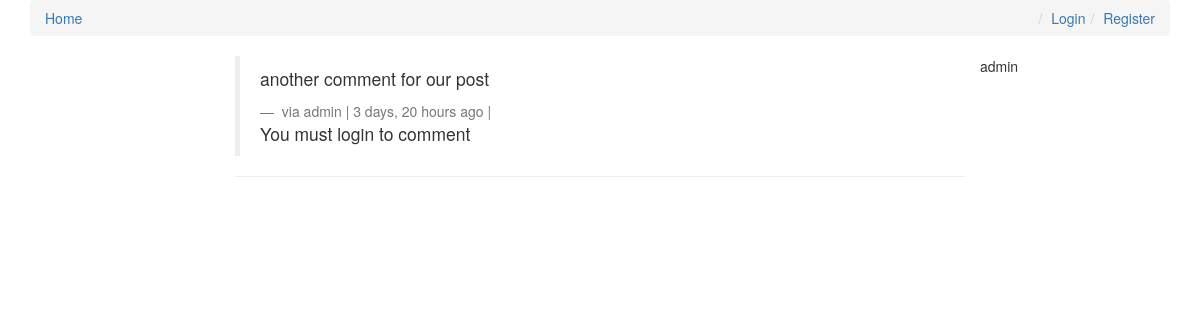
Page /comments/2/ on the committed database.
### comments/models.py (models this page shows, shortened)
class Comment(models.Model):
    user = models.ForeignKey(settings.AUTH_USER_MODEL, default=1)
    content_type = models.ForeignKey(ContentType, on_delete=models.CASCADE)
    object_id = models.PositiveIntegerField()
    content_object = GenericForeignKey('content_type', 'object_id')
    parent = models.ForeignKey("self", null=True, blank=True)
    content = models.TextField()
    timestamp = models.DateTimeField(auto_now_add=True)
    objects = CommentManager()
    class Meta:
        ordering = ['-timestamp']
    def __str__(self):
        return str(self.user.username)
    def children(self): #replies
        return Comment.objects.filter(parent=self)
    @property
    def is_parent(self):
        if self.parent is not None:
            return False
        return True

### comments/views.py (the view, shortened to what this page needs)
# urls.py: url(r'^(?P<id>\d+)/$', views.comment_thread, name='thread'),
def comment_thread(request, id):
    try:
        obj = Comment.objects.get(id=id)
    except:
        raise Http404
    if not obj.is_parent:
        obj = obj.parent
    content_object = obj.content_object # Post that the comment is on
    content_id = obj.content_object.id
    initial_data = {
        "content_type": obj.content_type,
        "object_id": obj.object_id,
    }
    form = CommentForm(request.POST or None, initial=initial_data)
    context = {
        "comment": obj,
        "form": form,
    }
    return render(request, "comment_thread.html", context)

### templates/comment_thread.html (shortened to what this page needs)
{% extends "base.html" %}
{% load urlify %}
{% load crispy_forms_tags %}
{% block content %}
{{ comment }}
<div class='col-sm-8 col-sm-offset-2'>
	<blockquote>
		<p>{{ comment.content }}</p>
		<footer>
			via {{ comment.user }} | {{ comment.timestamp|timesince }} ago |
		</footer>
			<div>
				{% if request.user.is_authenticated %}
				<form method="POST" action="."> {% csrf_token %}
					{{ form|crispy }}
					<input type="hidden" name="parent_id" value="{{ comment.id }}">
					<input type="submit" value="Reply" class='btn btn-default'>
				</form>
				{% else %}
				<p>You must login to comment</p>
				{% endif %}
			</div>
	</blockquote>
	<hr />
</div>
{% endblock content %}

### rows in the picture
Comment: user.username "admin", content "another comment for our post", user "admin", timestamp "3 days, 20 hours"
